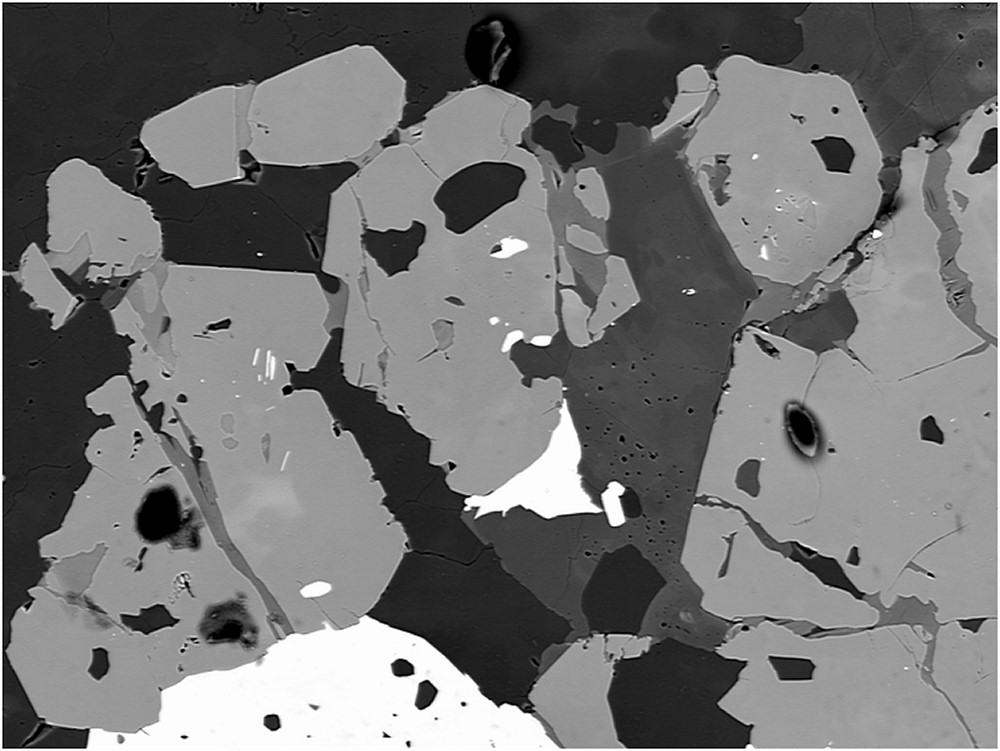
#> input picture images/BSE_Image.jpg, 1000 x 751 px
$ python 23_Image_Segmentation_using_Gaussian_Mixture_Model.py
#> lines starting #> are read from the running program, lines starting #| are printed output that depends on the picture
# K-Means is unsupervised segmentation

# Supervised segmentation means we can actually supply a labelled image where we can paint the
# pixels and label them and this is my ground truth and use this for training the algorithm
# and in future for other images, we can use the trained model to segment future images.

# In case of image segmentation or image processing, data is pixels.

# Gaussian Mixture Model is also a clustering technique like K-Means but it has a variation.

# It comes under unsupervised that is used for data segmentation or image segmentation or
# image processing

# K-Means has some limitation because it's a hard assignment of data points to the centroids
# but what if clusters overlap. How to deal with it. So apparently it looks like
# Gaussian Mixture Model works pretty well in these scenarios.

# Suppose, an image has 4 regions which have different gray levels then we are lucky because
# they are separable and we can make histogram easily and there are 4 different peaks which
# are separable and we can use watershed and other algorithms.

# GMM assumes gausians in image histograms means image histogram is made of different gausian
# distributions that are mixed at different ranges. So, all gaussians are mixed and each
# gaussian has centre and standard deviation (width) and the height/weight.

# It is a probabilistic model which is a combination of individual gaussians with unknown
# parameters. Here we have mentioned 3 parameters i.e. centre,width and height.

# In GMM, we have the probability for each datapoint. Suppose there are 2 overlapping
# Gaussians blue and green. Data point which is near to green has higher probability
# that it is generated from green(say 98%) than blue (say 2%).
# This is not a hard assignment, k-means is a hard assignment.
# But like K-Means, mean,variance and weights get updated. Here all data points are
# weighted by probability and like K-Means, it takes the average

# GMM uses expectation maximization. Expectation finds the probability and maximization
# means updating the parameters i.e. center(mean),width(variance) and height(weight) after
# each iteration.

# import numpy as np
# import cv2
#
# img=cv2.imread('images/plant_cells4.jpg')
# img2=img.reshape((-1,3))
#
# from sklearn.mixture import GaussianMixture as GMM
#
# gmm_model=GMM(n_components=2,covariance_type='tied').fit(img2)
# gmm_labels=gmm_model.predict(img2)
#
# original_shape=img.shape
# segmented=gmm_labels.reshape(original_shape[0],original_shape[1])
# cv2.imwrite('segmented_plant.jpg',segmented)
#
# # the saved image has 2 levels so it will be shown as black..
#
# # open imageJ tool--> open segmented plant image --> go to image--> adjust --> Brightness &Contrast
# # --> set --> min=0 and max=2


import numpy as np
import cv2

img=cv2.imread('images/BSE_Image.jpg')
#> img is the input picture: shape (751, 1000, 3); min 0, max 255, mean 115.2
img2=img.reshape((-1,3))

from sklearn.mixture import GaussianMixture as GMM

gmm_model=GMM(n_components=4,covariance_type='tied').fit(img2)
gmm_labels=gmm_model.predict(img2)

original_shape=img.shape
#> original_shape = (751, 1000, 3)
segmented=gmm_labels.reshape(original_shape[0],original_shape[1])
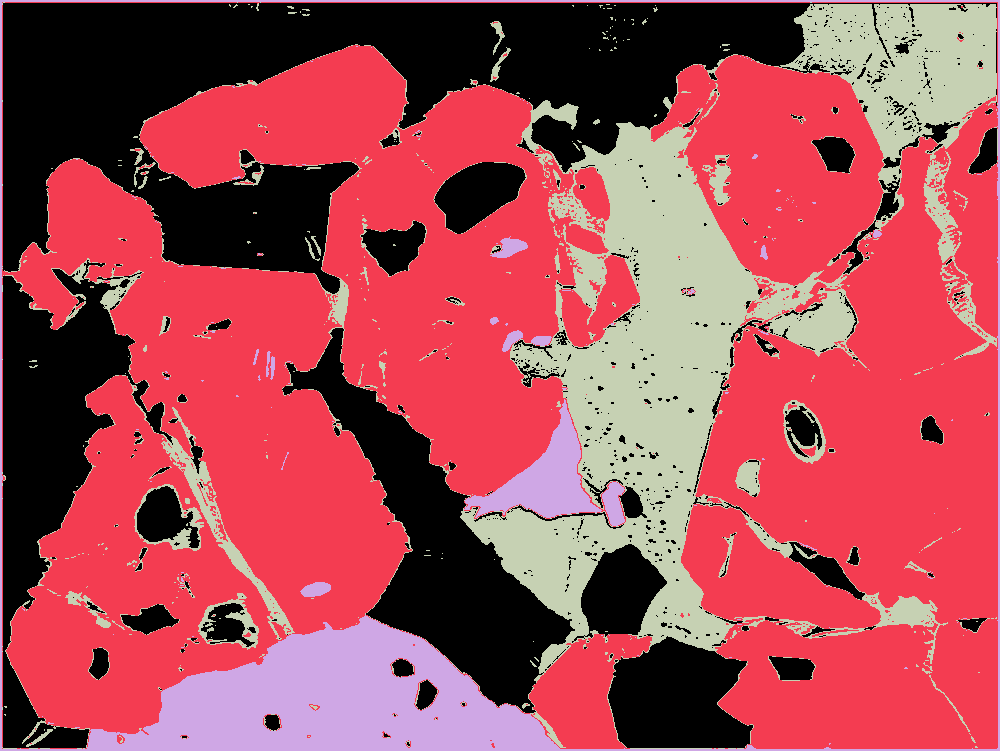
#> segmented: shape (751, 1000) int64; 4 distinct labels, from 0 to 3; one colour per label, 0 black
cv2.imwrite('segmented_rock.jpg',segmented)
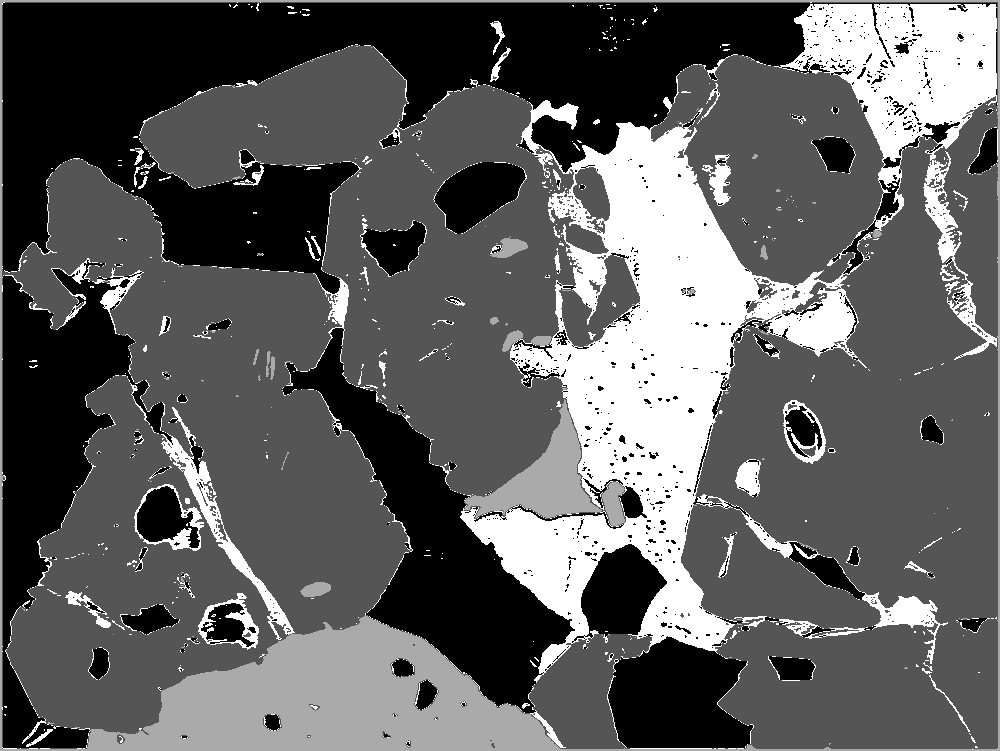
#> saved as segmented_rock.jpg: shape (751, 1000); min 0, max 3, mean 1.1; drawn with min black and max white
